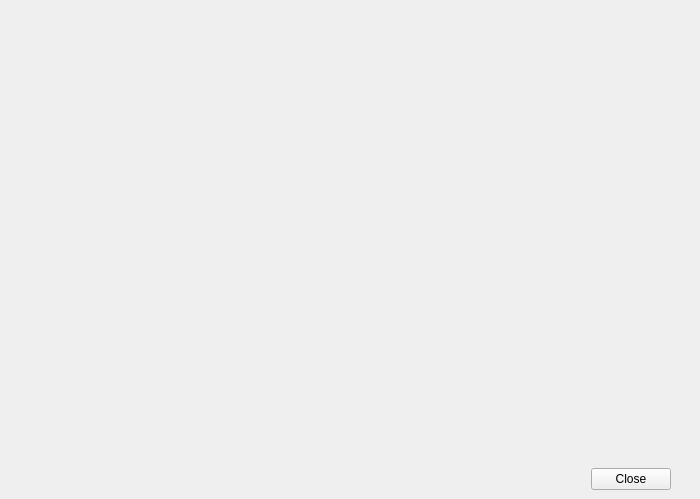
<?xml version="1.0" encoding="UTF-8"?>
<ui version="4.0">
 <class>HelpWindow</class>
 <widget class="QMainWindow" name="HelpWindow">
  <property name="geometry">
   <rect>
    <x>0</x>
    <y>0</y>
    <width>700</width>
    <height>499</height>
   </rect>
  </property>
  <property name="windowTitle">
   <string>MainWindow</string>
  </property>
  <widget class="QWidget" name="centralwidget">
   <layout class="QGridLayout" name="gridLayout">
    <item row="0" column="0">
     <widget class="QSplitter" name="splitter">
      <property name="orientation">
       <enum>Qt::Horizontal</enum>
      </property>
     </widget>
    </item>
    <item row="0" column="1">
     <spacer name="verticalSpacer">
      <property name="orientation">
       <enum>Qt::Vertical</enum>
      </property>
      <property name="sizeHint" stdset="0">
       <size>
        <width>20</width>
        <height>430</height>
       </size>
      </property>
     </spacer>
    </item>
    <item row="1" column="0">
     <layout class="QHBoxLayout" name="horizontalLayout">
      <item>
       <spacer name="horizontalSpacer">
        <property name="orientation">
         <enum>Qt::Horizontal</enum>
        </property>
        <property name="sizeHint" stdset="0">
         <size>
          <width>40</width>
          <height>20</height>
         </size>
        </property>
       </spacer>
      </item>
      <item>
       <widget class="QPushButton" name="pushButton">
        <property name="text">
         <string>Close</string>
        </property>
       </widget>
      </item>
     </layout>
    </item>
   </layout>
  </widget>
 </widget>
 <resources/>
 <connections/>
</ui>
